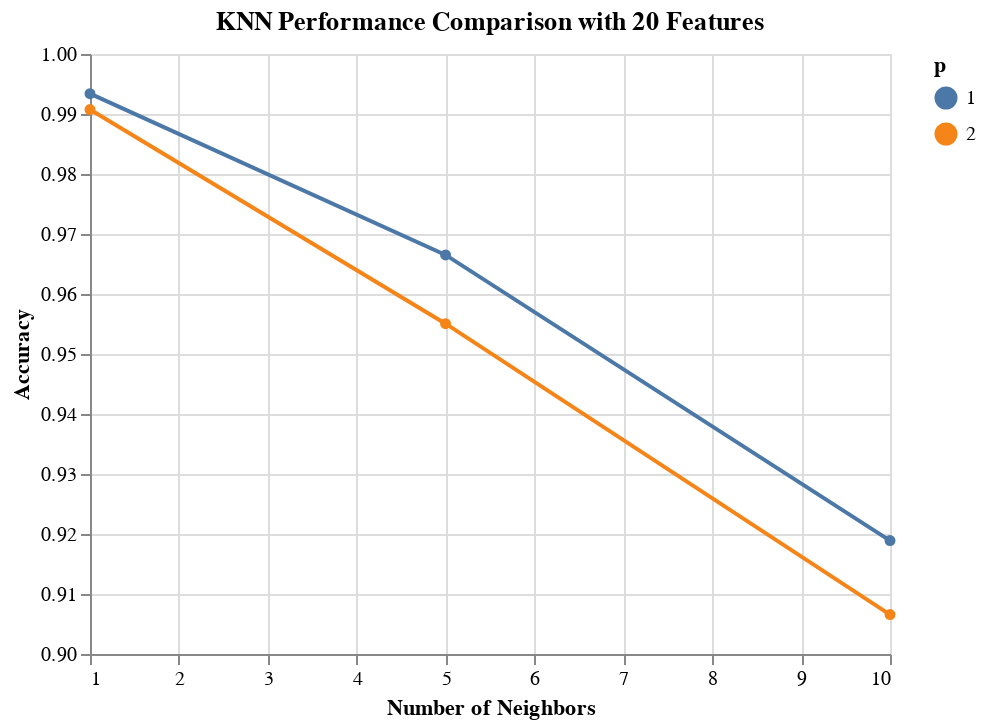

Notebook code for this chart:
### Code cell
results_KNN_20_features = results_KNN[results_KNN['rfi_fs__n_features_'] == 20.0]

alt.Chart(results_KNN_20_features, 
          title='KNN Performance Comparison with 20 Features'
         ).mark_line(point=True).encode(
    alt.X('knn__n_neighbors', title='Number of Neighbors'),
    alt.Y('mean_score', title='Accuracy', scale=alt.Scale(zero=False)),
    alt.Color('knn__p:N', title='p')
)

### Figure 1 — Vega-Lite specification as saved in the notebook (floating-point values rounded to 4 significant figures)
{"config": {"view": {"continuousWidth": 400, "continuousHeight": 300}}, "data": {"name": "data-0a4f417788d5cc647bed805e9141085a"}, "mark": {"type": "line", "point": true}, "encoding": {"color": {"type": "nominal", "field": "knn__p", "title": "p"}, "x": {"type": "quantitative", "field": "knn__n_neighbors", "title": "Number of Neighbors"}, "y": {"type": "quantitative", "field": "mean_score", "scale": {"zero": false}, "title": "Accuracy"}}, "title": "KNN Performance Comparison with 20 Features", "$schema": "https://vega.github.io/schema/vega-lite/v4.8.1.json", "datasets": {"data-0a4f417788d5cc647bed805e9141085a": [{"mean_score": 0.9934, "std_score": 0.007249, "max_score": 1.0, "min_score": 0.9735, "knn__n_neighbors": 1.0, "knn__p": 1.0, "rfi_fs__n_features_": 20.0}, {"mean_score": 0.9907, "std_score": 0.008631, "max_score": 1.0, "min_score": 0.9735, "knn__n_neighbors": 1.0, "knn__p": 2.0, "rfi_fs__n_features_": 20.0}, {"mean_score": 0.9665, "std_score": 0.0171, "max_score": 1.0, "min_score": 0.9404, "knn__n_neighbors": 5.0, "knn__p": 1.0, "rfi_fs__n_features_": 20.0}, {"mean_score": 0.9551, "std_score": 0.01753, "max_score": 0.9801, "min_score": 0.9211, "knn__n_neighbors": 5.0, "knn__p": 2.0, "rfi_fs__n_features_": 20.0}, {"mean_score": 0.9189, "std_score": 0.0236, "max_score": 0.9669, "min_score": 0.875, "knn__n_neighbors": 10.0, "knn__p": 1.0, "rfi_fs__n_features_": 20.0}, {"mean_score": 0.9066, "std_score": 0.02392, "max_score": 0.9404, "min_score": 0.8618, "knn__n_neighbors": 10.0, "knn__p": 2.0, "rfi_fs__n_features_": 20.0}]}}
